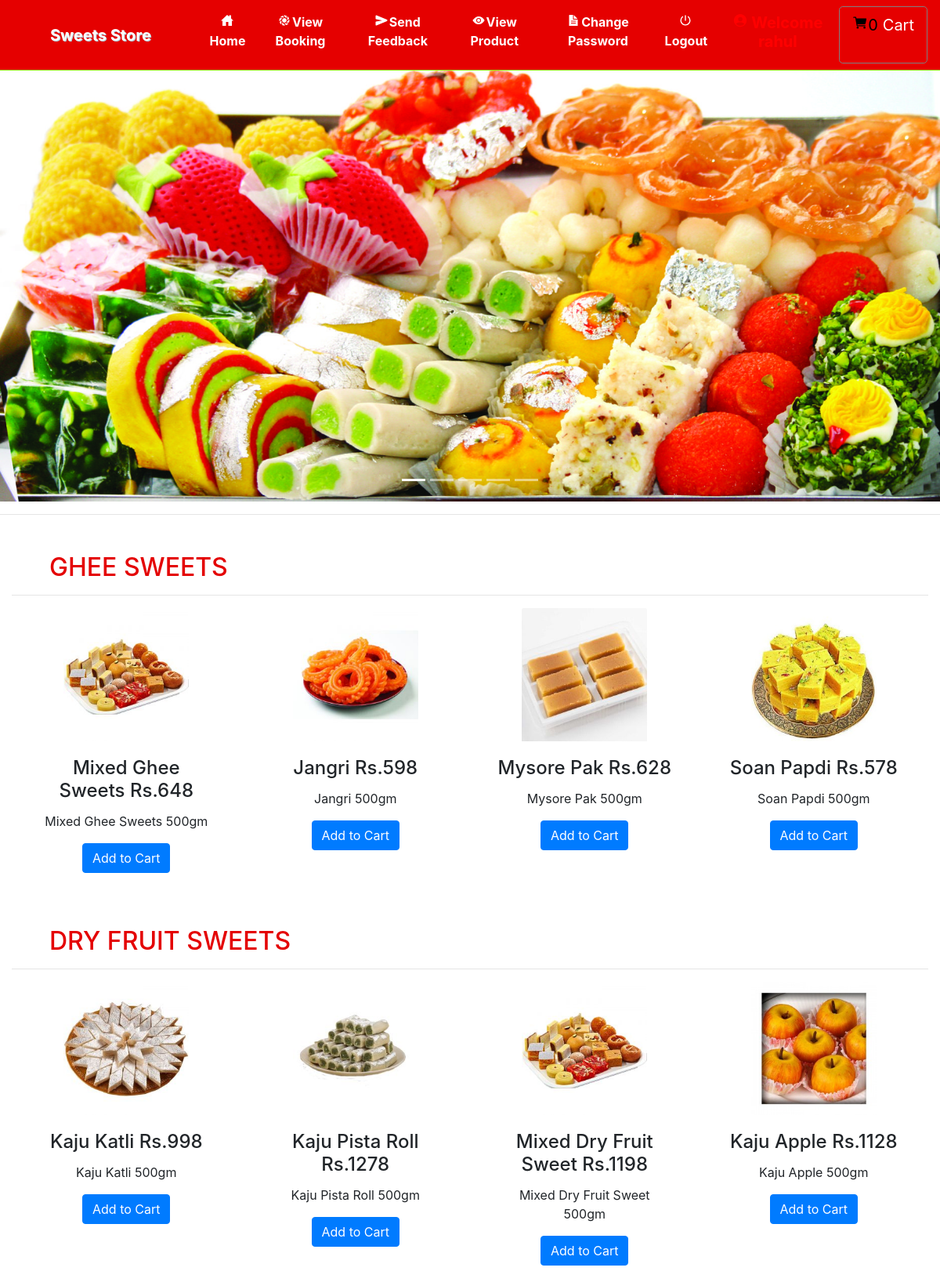
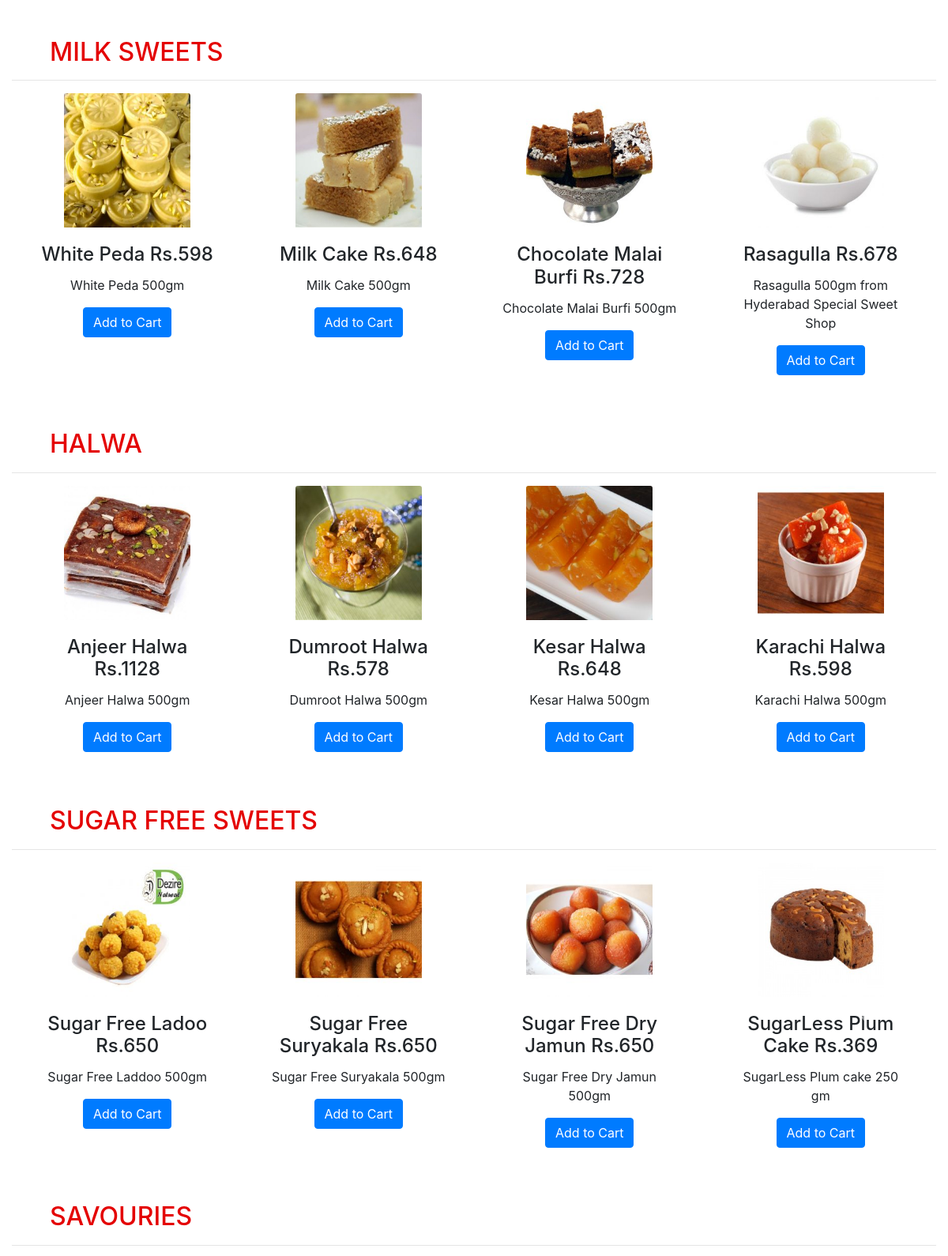
Page / (signed in, upper part) on the committed database (2 pictures, top to bottom).
### grocery/models.py (models this page shows, shortened)
class Category(models.Model):
    name = models.CharField(max_length=30, null=True)

class Product(models.Model):
    category = models.ForeignKey(Category, on_delete=models.CASCADE, null=True)
    image = models.FileField(null=True)
    name = models.CharField(max_length=30, null=True)
    price = models.IntegerField(null=True)
    desc = models.TextField(null=True)

### grocery/views.py (the view)
# urls.py: 2. Add a URL to urlpatterns:  path('', Home.as_view(), name='home')
def Home(request):
    cat = ""
    pro = ""
    cat = ""
    num = 0
    num1 = 0
    cat = Category.objects.all()
    pro = Product.objects.all()
    num = []
    num1 = 0
    try:
        user = User.objects.get(id=request.user.id)
        profile = Profile.objects.get(user=user)
        cart = Cart.objects.filter(profile=profile)
        for i in cart:
            num1 += 1
    except:
        pass
    a = 1
    li = []
    for j in pro:
        b = 1
        for i in cat:
            if i.name == j.category.name:
                if not j.category.name in li:
                    li.append(j.category.name)
                    if b == 1:
                        num.append(a)
                        b = 2
        a += 1
    d = {'pro': pro, 'cat': cat,'num':num,'num1':num1}
    return render(request, 'all_product.html', d)

### grocery/templates/all_product.html (shortened to what this page needs)
{% extends 'carousel.html' %}
{% block b %}
{% load static %}
<link rel="stylesheet" href="https://maxcdn.bootstrapcdn.com/bootstrap/4.0.0/css/bootstrap.min.css">
    <link rel="stylesheet" href="{% static 'css/style.css' %}">
<hr>
{% for i in cat %}
 <div class="container-fluid">
	 <h2 class= "pl-5" style = "color : #E40203 ; text-transform : uppercase">{{i.name}}</h2><hr>
   	<div id="{{i.id}}" class="carousel slide" data-ride="carousel">
   		<div class="carousel-inner row w-100 mx-auto">
			{% for j in pro %}
			{% if i.name == j.category.name %}
			{% if forloop.counter in num %}
				<div class="carousel-item col-md-3 active"><div class="card">
					<center><img class="card-img-top img-fluid" align="center" src="{{j.image.url}}" style="width:160px;height:170px;float:center" alt="card-img"></center>
   						<div class="card-body">
   						<h4 class="card-title">{{j.name}} Rs.{{j.price}}</h4>
   						<p class="card-text">{{j.desc}}</p>
							<form align="center" action="{% url 'add_cart' j.id %}" method="post">
							<button type="submit" class="btn btn-primary mybtnone">Add to Cart</button>
</form>
   					</div>
   				</div>
   			</div>
				{% else %}
				<div class="carousel-item col-md-3">
   				<div class="card">
					<center><img class="card-img-top img-fluid" align="center" src="{{j.image.url}}" style="width:160px;height:170px;float:center" alt="card-img"></center>
   						<div class="card-body">
   						<h4 class="card-title">{{j.name}} Rs.{{j.price}}</h4>
   						<p class="card-text">{{j.desc}}</p>
<form align="center" action="{% url 'add_cart' j.id %}" method="post">
							<button type="submit" class="btn btn-primary mybtnone">Add to Cart</button>
</form>   					</div>
   				</div>
   			</div>
			{% endif %}
	 		{% endif %}
			{% endfor %}
			<a class="carousel-control-prev" href="#{{i.id}}" role="button" data-slide="prev">
				<span class="carousel-control-prev-icon" aria-hidden="true"></span>
			</a>
  			    <a class="carousel-control-next" href="#{{i.id}}" role="button" data-slide="next">
					<span class="carousel-control-next-icon" aria-hidden="true"></span>
					<span class="sr-only">Next</span></a>
		</div>
	</div>
 </div>
{% endfor %}
{% endblock %}

### grocery/templates/carousel.html (shortened to what this page needs)
{% extends 'navigation.html' %}
{% load static %}
{% block body %}
<div id="demo" class="carousel slide" data-ride="carousel">
  <ul class="carousel-indicators">
    <li data-target="#demo" data-slide-to="0" class="active"></li>
    <li data-target="#demo" data-slide-to="1"></li>
    <li data-target="#demo" data-slide-to="2"></li>
    <li data-target="#demo" data-slide-to="3"></li>
    <li data-target="#demo" data-slide-to="4"></li>
  </ul>
  <div class="carousel-inner" style="width:100%;height:550px">
    <div class="carousel-item active">
      <img src="{% static 'images/1b.jpg' %}" alt="Los Angeles" style="height:550px">
    </div>
    </div>
  </div>
  <a class="carousel-control-prev" href="#demo" data-slide="prev">
    <span class="carousel-control-prev-icon"></span>
  </a>
  <a class="carousel-control-next" href="#demo" data-slide="next">
  </a>
{% block b %}
{% endblock %}
{% endblock %}

### grocery/templates/navigation.html (shortened to what this page needs)
<!DOCTYPE html>
<html lang="en">
<head>
    {% load static %}
     <link rel="stylesheet" href="https://maxcdn.bootstrapcdn.com/bootstrap/4.0.0/css/bootstrap.min.css">
  <link rel = stylesheet href = "//cdn.datatables.net/1.10.19/css/jquery.dataTables.min.css">
<link rel="stylesheet" href="https://cdnjs.cloudflare.com/ajax/libs/font-awesome/4.7.0/css/font-awesome.min.css">
</head>
<body style="background-color:white">
<nav class="navbar navbar-expand-sm" style = "background-color : #E50000 ; border-bottom:1px solid #91DE00">
  <a class="navbar-brand pl-5" href="#" style="color:white ; font-weight : bold">Sweets Store</a>
<div class="collapse navbar-collapse" id="collapsibleNavbar">
  <ul class="navbar-nav pl-5 text-center">
    {% if request.user.username %}
    {% if not request.user.is_staff %}
    <li class="nav-item">
      <a class="nav-link" href="{% url 'home' %}" style="color:white"><ion-icon style="margin-right:2px" name="home-sharp"></ion-icon>Home</a>
    </li>
    <li class="nav-item">
      <a class="nav-link" href="{% url 'view_booking' %}" style="color:white"><ion-icon style="margin-right:2px" name="aperture"></ion-icon>View Booking</a>
    </li>
    <li class="nav-item">
      <a class="nav-link" href="{% url 'send_feedback' request.user.id %}" style="color:white"><ion-icon style="margin-right:2px" name="send"></ion-icon>Send Feedback</a>
    </li>
    <li class="nav-item">
      <a class="nav-link" href="{% url 'view_product' 0 %}" style="color:white"><ion-icon style="margin-right:2px" name="eye"></ion-icon>View Product</a>
    </li>
    <li class="nav-item">
      <a class="nav-link" href="{% url 'change_password' %}" style="color:white"><ion-icon style="margin-right:2px" name="document-text-sharp"></ion-icon>Change Password</a>
    </li>
    {% endif %}
    {% endif %}
    {% if request.user.is_authenticated %}
    <a class="nav-link" href="{% url 'logout' %}" style="color:white"><ion-icon style="margin-right:2px" name="power-sharp"></ion-icon>Logout</a>
    {% if not request.user.is_staff %}
    <li class="nav-item">
      <a href="{% url 'profile' %}"><h5 class="nav-link" style="color:red"><ion-icon style="margin-right:4px;color:#FF0000" name="person-circle-sharp"></ion-icon>Welcome {{request.user.username}}</h5>
      </a></li>
    {% else %}
    <li class="nav-item">
      <h5  class="nav-link" style="color:#91DE00"><ion-icon style="margin-right:4px;color:#91DE00" name="person-circle-sharp"></ion-icon>Welcome {{request.user.username}}</h5>
    </li>
    {% endif %}
    {% endif %}
    {% if not request.user.is_staff %}
    {% if request.user.username %}
      <a href="{% url 'cart' %}" style="border:1px solid gray" class="btn btn-default btn-lg text-dark text-capitalize">
        <ion-icon style="color:black;margin-top:2%" name="cart"></ion-icon><span style="color:black">{{num1}}</span><span style="margin-left:6px;margin-top:2%;color:white">Cart</span></a></center>
{% endif %}
    {% endif %}
    </ul>
</div>
</nav>
{% block body %}
{% endblock %}
</body></html>

### grocery/static/css/style.css (style rules this page uses)
.card { border: none }
@media (min-width: 768px) { .carousel-inner .active, .carousel-inner .active + .carousel-item, .carousel-inner .active + .carousel-item + .carousel-item, .carousel-inner .active + .carousel-item + .carousel-item + .carousel-item { display: block; text-align: center; } }
.carousel-inner .carousel-item.active:not(.carousel-item-right):not(.carousel-item-left), .carousel-inner .carousel-item.active:not(.carousel-item-right):not(.carousel-item-left) + .carousel-item, .carousel-inner .carousel-item.active:not(.carousel-item-right):not(.carousel-item-left) + .carousel-item + .carousel-item, .carousel-inner .carousel-item.active:not(.carousel-item-right):not(.carousel-item-left) + .carousel-item + .carousel-item + .carousel-item { transition: none; }

### grocery/templates/navigation.html (style rules this page uses)
* { box-sizing: border-box; }
.carousel-inner img { width: 100%; height: 100%; }
.nav-link { font-weight:bold; }
.navbar-brand { text-shadow: 1px 1px lightblue; }

### grocery/templates/all_product.html (style rules this page uses)
html { scroll-behavior:smooth; }

### rows in the picture
Category: name "GHEE SWEETS"
Product: image (picture), name "Mixed Ghee Sweets", price "648", desc "Mixed Ghee Sweets 500gm"
Product: image (picture), name "Jangri", price "598", desc "Jangri 500gm"
Product: image (picture), name "Mysore Pak", price "628", desc "Mysore Pak 500gm"
Product: image (picture), name "Soan Papdi", price "578", desc "Soan Papdi 500gm"
Category: name "DRY FRUIT SWEETS"
Product: image (picture), name "Kaju Katli", price "998", desc "Kaju Katli 500gm"
Product: image (picture), name "Kaju Pista Roll", price "1278", desc "Kaju Pista Roll 500gm"
Product: image (picture), name "Mixed Dry Fruit Sweet", price "1198", desc "Mixed Dry Fruit Sweet 500gm"
Product: image (picture), name "Kaju Apple", price "1128", desc "Kaju Apple 500gm"
Category: name "MILK SWEETS"
Product: image (picture), name "White Peda", price "598", desc "White Peda 500gm"
Product: image (picture), name "Milk Cake", price "648", desc "Milk Cake 500gm"
Product: image (picture), name "Chocolate Malai Burfi", price "728", desc "Chocolate Malai Burfi 500gm"
Product: image (picture), name "Rasagulla", price "678", desc "Rasagulla 500gm from Hyderabad Special Sweet Shop"
Category: name "HALWA"
Product: image (picture), name "Anjeer Halwa", price "1128", desc "Anjeer Halwa 500gm"
Product: image (picture), name "Dumroot Halwa", price "578", desc "Dumroot Halwa 500gm"
Product: image (picture), name "Kesar Halwa", price "648", desc "Kesar Halwa 500gm"
Product: image (picture), name "Karachi Halwa", price "598", desc "Karachi Halwa 500gm"
Category: name "SUGAR FREE SWEETS"
Product: image (picture), name "Sugar Free Ladoo", price "650", desc "Sugar Free Laddoo 500gm"
Product: image (picture), name "Sugar Free Suryakala", price "650", desc "Sugar Free Suryakala 500gm"
Product: image (picture), name "Sugar Free Dry Jamun", price "650", desc "Sugar Free Dry Jamun 500gm"
Product: image (picture), name "SugarLess Plum Cake", price "369", desc "SugarLess Plum cake 250 gm"
Category: name "SAVOURIES"

### other values in the picture
{{ num1 }} "0"
